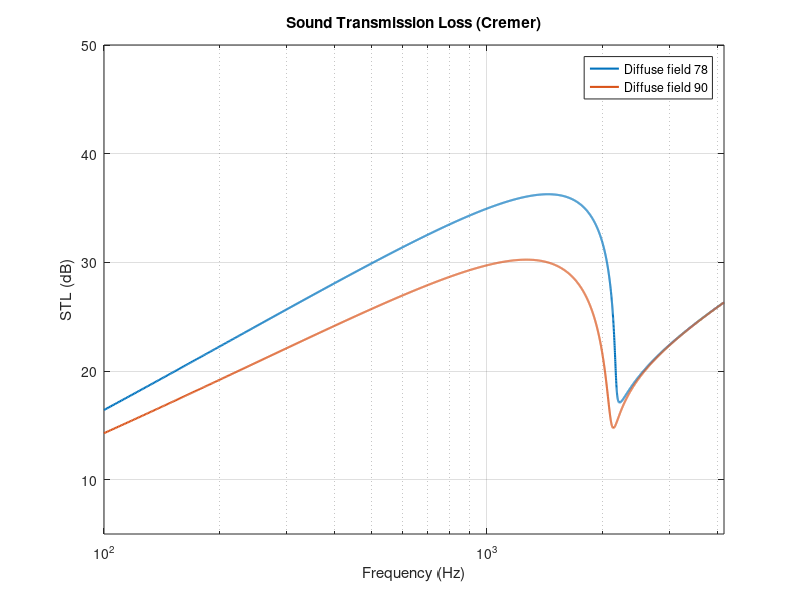

MATLAB code to generate this figure:
% Sound Transmission Loss with Cremer formula
clear
clc

% Panel and material properties
m   = 15;        % Surface density of the panel (kg/m^2)
h   = 0.006;     % Panel thickness (m)
E   = 6.37e10;   % Young’s modulus of the panel material (Pa)
rho = 1.2;       % Air density (kg/m^3)
nu  = 0.24;      % Poisson’s ratio of the panel material (-)
c   = 343;       % Speed of sound in air (m/s)
fc = 2079;       % Coincidence frequency (Hz)
f = 100:1:2*fc;   % Frequency range (Hz)

% Bending stiffness
B = E*h^3/(12*(1 - nu^2));   % Bending stiffness of the plate (N·m)

STL_diffuse = zeros(size(f));    % Diffuse field (angular integration)

for i = 1:length(f)
    w = 2*pi*f(i);  % Angular frequency (rad/s)

    % 1) Diffuse-field to 78 (angular integration)
    tau_diffuse = @(theta) 1 ./ (1 + (m*w - B*w^3.*(sin(theta)/c).^4).^2 ...
                                 .* (cos(theta)./(2*c*rho)).^2);
    sol = integral(@(theta) tau_diffuse(theta).*sin(2*theta), 0, 78*pi/180);
    STL_diffuse(i) = 10*log10(1/sol);

    % 2) Diffuse-field to 90 (angular integration)
    tau_diffuse2 = @(theta) 1 ./ (1 + (m*w - B*w^3.*(sin(theta)/c).^4).^2 ...
                                 .* (cos(theta)./(2*c*rho)).^2);
    sol2 = integral(@(theta) tau_diffuse2(theta).*sin(2*theta), 0, 90*pi/180);
    STL_diffuse2(i) = 10*log10(1/sol2);
end

% Plot STL
semilogx(f, STL_diffuse, 'LineWidth', 1.5)      % Diffuse-field 78
hold on
semilogx(f, STL_diffuse2, 'LineWidth', 1.5)     % Diffuse-field 90
xlabel('Frequency (Hz)')
ylabel('STL (dB)')
title('Sound Transmission Loss (Cremer)')
grid on
axis([100 2*fc 5 50])
legend('Diffuse field 78', 'Diffuse field 90')